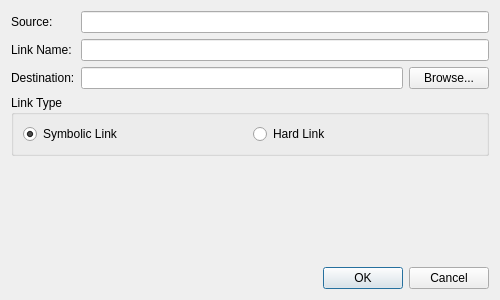
<?xml version="1.0" encoding="UTF-8"?>
<ui version="4.0">
    <class>CreateLinkDialog</class>
    <widget class="QDialog" name="CreateLinkDialog">
        <property name="geometry">
            <rect>
                <x>0</x>
                <y>0</y>
                <width>500</width>
                <height>300</height>
            </rect>
        </property>
        <property name="windowTitle">
            <string>Create Link</string>
        </property>
        <layout class="QVBoxLayout" name="verticalLayout">
            <item>
                <layout class="QFormLayout" name="formLayout">
                    <item row="0" column="0">
                        <widget class="QLabel" name="source_label">
                            <property name="text">
                                <string>Source:</string>
                            </property>
                        </widget>
                    </item>
                    <item row="0" column="1">
                        <widget class="QLineEdit" name="source_path_edit">
                            <property name="readOnly">
                                <bool>true</bool>
                            </property>
                        </widget>
                    </item>
                    <item row="1" column="0">
                        <widget class="QLabel" name="link_name_label">
                            <property name="text">
                                <string>Link Name:</string>
                            </property>
                        </widget>
                    </item>
                    <item row="1" column="1">
                        <widget class="QLineEdit" name="link_name_edit"/>
                    </item>
                    <item row="2" column="0">
                        <widget class="QLabel" name="destination_label">
                            <property name="text">
                                <string>Destination:</string>
                            </property>
                        </widget>
                    </item>
                    <item row="2" column="1">
                        <layout class="QHBoxLayout" name="horizontalLayout">
                            <item>
                                <widget class="QLineEdit" name="destination_path_edit"/>
                            </item>
                            <item>
                                <widget class="QPushButton" name="browse_button">
                                    <property name="text">
                                        <string>Browse...</string>
                                    </property>
                                </widget>
                            </item>
                        </layout>
                    </item>
                </layout>
            </item>
            <item>
                <widget class="QGroupBox" name="link_type_group">
                    <property name="title">
                        <string>Link Type</string>
                    </property>
                    <layout class="QHBoxLayout" name="horizontalLayout_2">
                        <item>
                            <widget class="QRadioButton" name="symlink_radio">
                                <property name="text">
                                    <string>Symbolic Link</string>
                                </property>
                                <property name="checked">
                                    <bool>true</bool>
                                </property>
                            </widget>
                        </item>
                        <item>
                            <widget class="QRadioButton" name="hardlink_radio">
                                <property name="text">
                                    <string>Hard Link</string>
                                </property>
                            </widget>
                        </item>
                    </layout>
                </widget>
            </item>
            <item>
                <spacer name="verticalSpacer">
                    <property name="orientation">
                        <enum>Qt::Vertical</enum>
                    </property>
                    <property name="sizeHint" stdset="0">
                        <size>
                            <width>20</width>
                            <height>40</height>
                        </size>
                    </property>
                </spacer>
            </item>
            <item>
                <widget class="QDialogButtonBox" name="buttonBox">
                    <property name="standardButtons">
                        <set>QDialogButtonBox::Cancel|QDialogButtonBox::Ok</set>
                    </property>
                </widget>
            </item>
        </layout>
    </widget>
    <resources/>
    <connections>
        <connection>
            <sender>buttonBox</sender>
            <signal>accepted()</signal>
            <receiver>CreateLinkDialog</receiver>
            <slot>accept()</slot>
            <hints>
                <hint type="sourcelabel">
                    <x>248</x>
                    <y>254</y>
                </hint>
                <hint type="destinationlabel">
                    <x>157</x>
                    <y>274</y>
                </hint>
            </hints>
        </connection>
        <connection>
            <sender>buttonBox</sender>
            <signal>rejected()</signal>
            <receiver>CreateLinkDialog</receiver>
            <slot>reject()</slot>
            <hints>
                <hint type="sourcelabel">
                    <x>316</x>
                    <y>260</y>
                </hint>
                <hint type="destinationlabel">
                    <x>286</x>
                    <y>274</y>
                </hint>
            </hints>
        </connection>
    </connections>
</ui>
